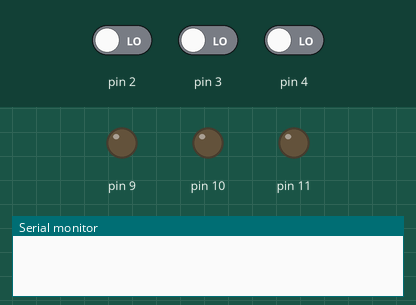
A sketch run on a simulated Arduino Uno, built with avr-gcc and run on an emulated ATmega328P. On the bench: output pins drawn as LEDs (lit = HIGH), the last lines printed to the serial monitor. The inputs (shaded band) are chosen by the test bench; at power-on: pin 2 LOW, pin 3 LOW, pin 4 LOW.

Above: at 1.2 s.
1.3 s: pin 2 driven HIGH
At 2.07 s:
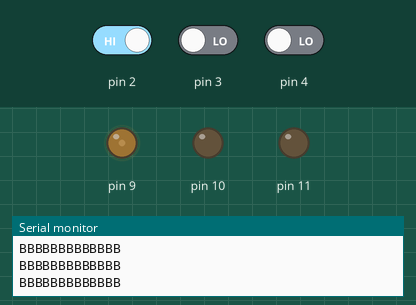
4.3 s: pin 3 driven HIGH
At 4.53 s:
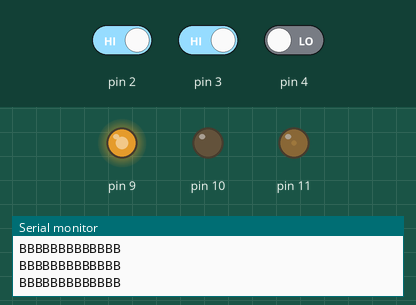
7.3 s: pin 4 driven HIGH
At 7.61 s:
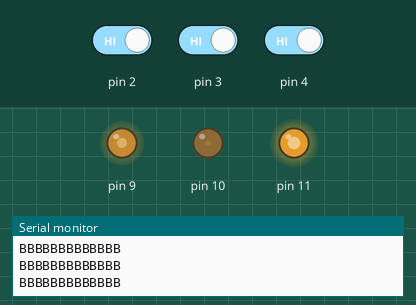
10.3 s: pin 2 driven LOW
At 10.69 s:
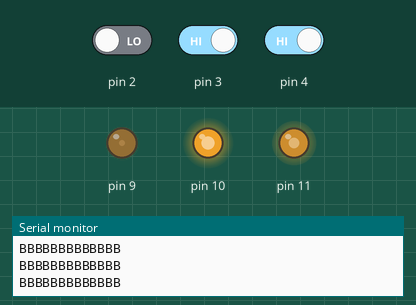
13.3 s: pin 2 driven HIGH
At 14.94 s:
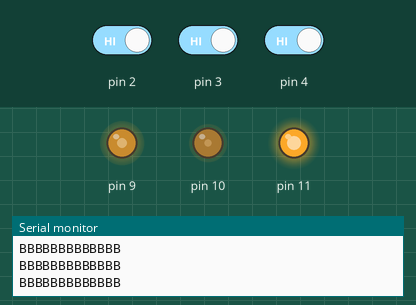
16.3 s: pin 3 driven LOW
At 16.48 s:
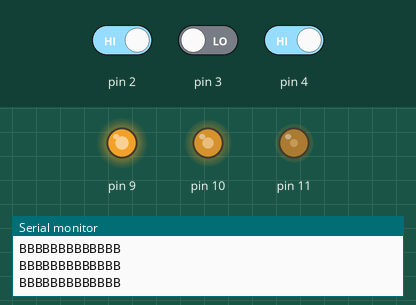
Timing chart, 0 to 34.4 s (numbered marks = the images above; inputs shaded):
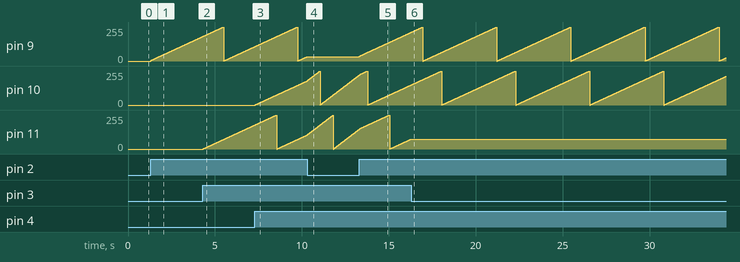

The sketch:

sketch_RGB_LED.ino.ino
```cpp
int r=0, g=0, b=0;

void setup() {
  // put your setup code here, to run once:
  Serial.begin(9600);

  pinMode(2, INPUT);
  pinMode(3, INPUT);
  pinMode(4, INPUT);
}

void loop() {
  // put your main code here, to run repeatedly:
  if (digitalRead(4) == HIGH){
    ++r;
    if (r > 255) {
      r = 0;
    }
  }

  if (digitalRead(3) == HIGH){
    ++g;
    if (g > 255) {
      g = 0;
    }
  }

  if (digitalRead(2) == HIGH){
    Serial.println("BBBBBBBBBBBBB\n");
    ++b;
    if (b > 255) {
      b = 0;
    }
  }

  analogWrite(11, g);
  analogWrite(10, r);
  analogWrite(9, b);

  delay(10);
}
```

Measured:
- after the input at 1.3 s, pin 9: moves from 0/255 to 183/255 over 3.0 s, starting at once
- after the input at 4.3 s, pin 11: moves from 0/255 to 180/255 over 3.0 s, starting at once
- after the input at 7.3 s, pin 10: moves from 0/255 to 180/255 over 3.0 s, starting at once
- after the input at 10.3 s, pin 9: stays 32/255 (without the input it goes to 33/255 after 0.01 s)
- after the input at 13.3 s, pin 9: moves from 32/255 to 216/255 over 3.0 s, starting at once
- after the input at 16.3 s, pin 11: stays 75/255 (without the input it goes to 76/255 after 0.01 s)
